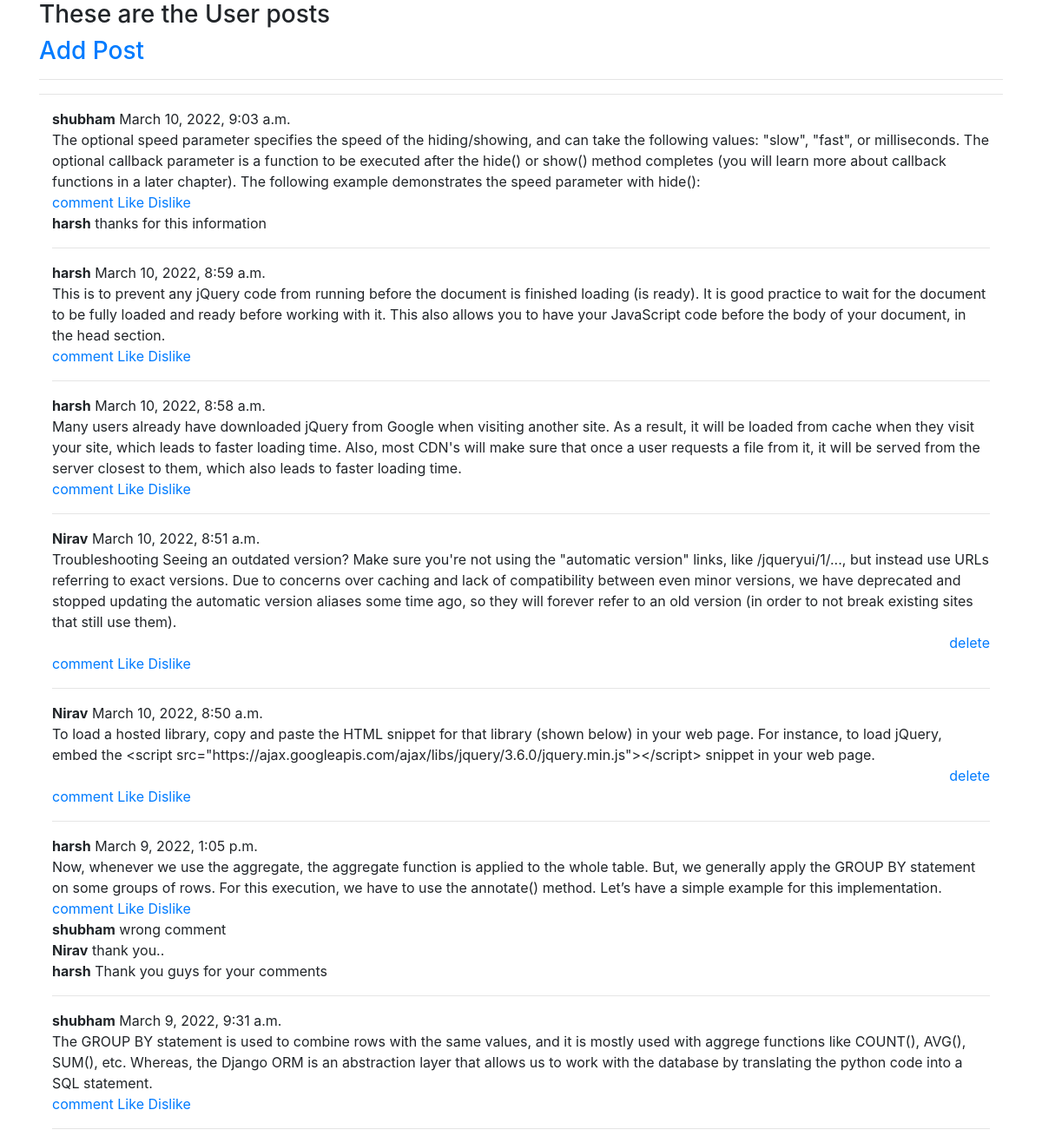
The page /post (signed in) on the database its author committed.
### post/models.py (models this page shows)
class Post(models.Model):
    user=models.ForeignKey(User,on_delete=models.CASCADE)
    last_update=models.DateTimeField(auto_now_add=True,null=True)
    description=models.TextField()

class Comments(models.Model):
    user=models.ForeignKey(User,on_delete=models.CASCADE)
    post=models.ForeignKey(Post,on_delete=models.CASCADE)
    comment=models.TextField()

### post/views.py (the view)
# urls.py: path('post',views.post,name='post'),
def post(request):
    if request.method=="POST":
        user_id=request.user.id
        description=request.POST['txtArea']
        data_store=Post(user_id=user_id,description=description)
        data_store.save()
        return redirect('/post')
    else:
        all_posts=Post.objects.values('id','user__username','last_update','description','user_id').order_by('-id')
        print(all_posts)
        comments=Comments.objects.values('id','post_id','comment','user__username')
        return render(request,"post/post.html",{'all_posts':all_posts,'comments':comments})

### post/templates/post/post.html (shortened to what this page needs)
<!DOCTYPE html>
<html>
<head>
    <link rel="stylesheet" href="https://maxdn.bootstrapcdn.com/bootstrap/4.5.2/css/bootstrap.min.css">
</head>
<body>
    <div class="container">
        <form method="POST" action="/pass_comment">
            <h3>These are the User posts</h3><h3><a href="/add_post">Add Post</a></h3>
            <hr> <hr>
            <div class="container">
            {% for user_post in all_posts %}
            <b>{{user_post.user__username}}</b>
            <td name="user_post.last_update">{{user_post.last_update}}<br></td>
            <td>{{user_post.description}}<br></td>
            {% if request.user.id == user_post.user_id %}
            <div style="text-align:right;">
                <a href="/delete/{{user_post.id}}" >delete</a>
            </div>
            {% endif %}
             <a href="/pass_comment/{{user_post.id}}">comment</a>
            <a href="/likes/{{user_post.id}}">Like</a>
            <a href="/dislike/{{user_post.id}}">Dislike</a>
            <br>
             {% for comment in comments %}
             {% if user_post.id == comment.post_id %}
             <b>{{comment.user__username}}</b>
             {{comment.comment}}
             <br>
             {% endif%}
             {% endfor %}
            <hr>
            {% endfor %}
        </form>
    </div>
</body>
</html>

### rows shown on the page
Post: user__username "shubham", last_update "March 10, 2022, 9:03 a.m.", description "The optional speed parameter specifies the speed of the hiding/showing, and can take the following values: \"slow\", \"fast\", or milliseconds. The optional callback parameter is a function to be executed after the hide() or show() method completes (you will learn more about callback functions in a later chapter). The following example demonstrates the speed parameter with hide():"
Comments: user__username "harsh", comment "thanks for this information"
Post: user__username "harsh", last_update "March 10, 2022, 8:59 a.m.", description "This is to prevent any jQuery code from running before the document is finished loading (is ready). It is good practice to wait for the document to be fully loaded and ready before working with it. This also allows you to have your JavaScript code before the body of your document, in the head section."
Post: user__username "harsh", last_update "March 10, 2022, 8:58 a.m.", description "Many users already have downloaded jQuery from Google when visiting another site. As a result, it will be loaded from cache when they visit your site, which leads to faster loading time. Also, most CDN's will make sure that once a user requests a file from it, it will be served from the server closest to them, which also leads to faster loading time."
Post: user__username "Nirav", last_update "March 10, 2022, 8:51 a.m.", description "Troubleshooting Seeing an outdated version? Make sure you're not using the \"automatic version\" links, like /jqueryui/1/..., but instead use URLs referring to exact versions. Due to concerns over caching and lack of compatibility between even minor versions, we have deprecated and stopped updating the automatic version aliases some time ago, so they will forever refer to an old version (in order to not break existing sites that still use them)."
Post: user__username "Nirav", last_update "March 10, 2022, 8:50 a.m.", description "To load a hosted library, copy and paste the HTML snippet for that library (shown below) in your web page. For instance, to load jQuery, embed the <script src=\"https://ajax.googleapis.com/ajax/libs/jquery/3.6.0/jquery.min.js\"></script> snippet in your web page."
Post: user__username "harsh", last_update "March 9, 2022, 1:05 p.m.", description "Now, whenever we use the aggregate, the aggregate function is applied to the whole table. But, we generally apply the GROUP BY statement on some groups of rows. For this execution, we have to use the annotate() method. Let’s have a simple example for this implementation."
Comments: user__username "shubham", comment "wrong comment"
Comments: user__username "Nirav", comment "thank you.."
Comments: user__username "harsh", comment "Thank you guys for your comments"
Post: user__username "shubham", last_update "March 9, 2022, 9:31 a.m.", description "The GROUP BY statement is used to combine rows with the same values, and it is mostly used with aggrege functions like COUNT(), AVG(), SUM(), etc. Whereas, the Django ORM is an abstraction layer that allows us to work with the database by translating the python code into a SQL statement."
